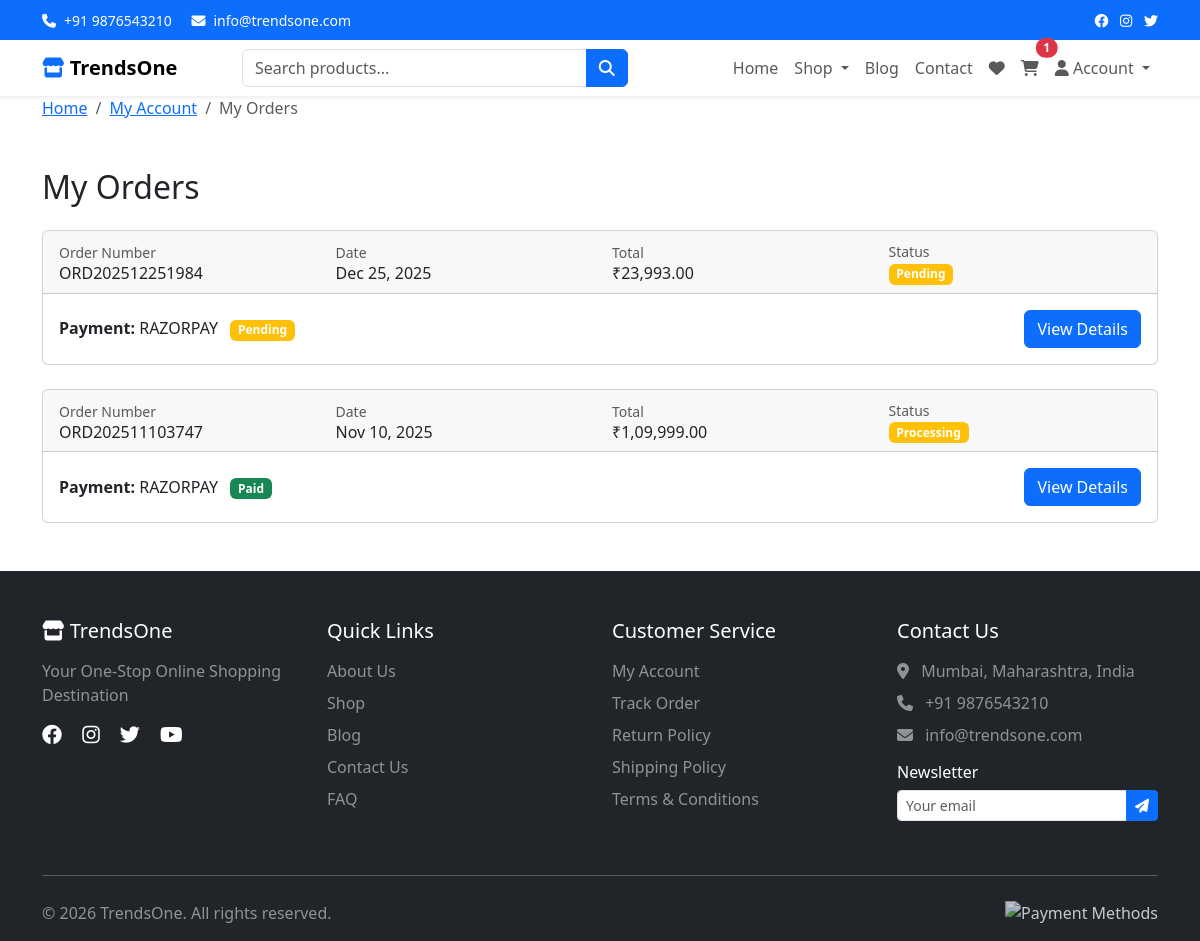
Screenshot of /orders.php (signed in) with the database file from the repository.
### tables this page shows
CREATE TABLE `orders` (
  `id` int(11) NOT NULL,
  `user_id` int(11) DEFAULT NULL,
  `order_number` varchar(50) NOT NULL,
  `order_status` enum('pending','processing','shipped','delivered','cancelled','refunded') DEFAULT 'pending',
  `payment_method` enum('razorpay','cod') NOT NULL,
  `payment_status` enum('pending','paid','failed','refunded') DEFAULT 'pending',
  `razorpay_order_id` varchar(100) DEFAULT NULL,
  `razorpay_payment_id` varchar(100) DEFAULT NULL,
  `razorpay_signature` varchar(255) DEFAULT NULL,
  `subtotal` decimal(10,2) NOT NULL,
  `discount_amount` decimal(10,2) DEFAULT 0.00,
  `coupon_code` varchar(50) DEFAULT NULL,
  `tax_amount` decimal(10,2) DEFAULT 0.00,
  `shipping_charge` decimal(10,2) DEFAULT 0.00,
  `total_amount` decimal(10,2) NOT NULL,
  `customer_name` varchar(100) NOT NULL,
  `customer_email` varchar(100) NOT NULL,
  `customer_phone` varchar(20) NOT NULL,
  `shipping_address` text NOT NULL,
  `shipping_city` varchar(100) NOT NULL,
  `shipping_state` varchar(100) NOT NULL,
  `shipping_pincode` varchar(10) NOT NULL,
  `billing_address` text DEFAULT NULL,
  `billing_city` varchar(100) DEFAULT NULL,
  `billing_state` varchar(100) DEFAULT NULL,
  `billing_pincode` varchar(10) DEFAULT NULL,
  `billing_same_as_shipping` tinyint(1) DEFAULT 1,
  `order_notes` text DEFAULT NULL,
  `admin_notes` text DEFAULT NULL,
  `shipped_date` datetime DEFAULT NULL,
  `delivered_date` datetime DEFAULT NULL,
  `created_at` timestamp NOT NULL DEFAULT current_timestamp(),
  `updated_at` timestamp NOT NULL DEFAULT current_timestamp() ON UPDATE current_timestamp()
);

### config/config.php (called while the page is built, shortened)
<?php
function format_price($amount, $html = true)
{
    $clean_amount = preg_replace('/[^0-9.]/', '', (string) $amount);
    $amount = floatval($clean_amount);
    $decimal = number_format($amount - floor($amount), 2, '.', '');
    $decimal = substr($decimal, 1);
    $integer = floor($amount);
    $integer = (string) $integer;
    $last3 = substr($integer, -3);
    $rest = substr($integer, 0, -3);
    if ($rest != '') {
        $rest = preg_replace("/\B(?=(\d{2})+(?!\d))/", ",", $rest);
        $formatted_number = $rest . ',' . $last3 . $decimal;
    } else {
        $formatted_number = $last3 . $decimal;
    }
    if ($html) {
        return CURRENCY_HTML . $formatted_number;
    }
    return CURRENCY_SYMBOL . $formatted_number;
}
?>

### orders.php (the view, shortened to what this page needs)
<?php
require_once 'config/config.php';
$stmt = $pdo->prepare("SELECT * FROM orders WHERE user_id = ? ORDER BY created_at DESC");
$stmt->execute([$_SESSION['user_id']]);
$orders = $stmt->fetchAll();
include 'includes/header.php';
include 'includes/navbar.php';
?>
<div class="breadcrumb-section">
    <div class="container">
        <nav aria-label="breadcrumb">
            <ol class="breadcrumb">
                <li class="breadcrumb-item"><a href="<?php echo SITE_URL; ?>">Home</a></li>
                <li class="breadcrumb-item"><a href="<?php echo SITE_URL; ?>/my-account.php">My Account</a></li>
                <li class="breadcrumb-item active">My Orders</li>
            </ol>
        </nav>
    </div>
</div>
<div class="container my-5">
    <h2 class="mb-4">My Orders</h2>
    <?php if (!empty($orders)): ?>
    <div class="row g-4">
        <?php foreach ($orders as $order): ?>
        <div class="col-12">
            <div class="card">
                <div class="card-header">
                    <div class="row align-items-center">
                        <div class="col-md-3">
                            <small class="text-muted">Order Number</small>
                            <h6 class="mb-0"><?php echo htmlspecialchars($order['order_number']); ?></h6>
                        </div>
                        <div class="col-md-3">
                            <small class="text-muted">Date</small>
                            <h6 class="mb-0"><?php echo date('M d, Y', strtotime($order['created_at'])); ?></h6>
                        </div>
                        <div class="col-md-3">
                            <small class="text-muted">Total</small>
                            <h6 class="mb-0"><?php echo format_price($order['total_amount']); ?></h6>
                        </div>
                        <div class="col-md-3">
                            <small class="text-muted">Status</small>
                            <h6 class="mb-0">
                                <span class="badge bg-<?php echo $order['order_status'] === 'delivered' ? 'success' : ($order['order_status'] === 'cancelled' ? 'danger' : 'warning'); ?>">
                                    <?php echo ucfirst($order['order_status']); ?>
                                </span>
                            </h6>
                        </div>
                    </div>
                </div>
                <div class="card-body">
                    <div class="d-flex justify-content-between align-items-center">
                        <div>
                            <p class="mb-0">
                                <strong>Payment:</strong> <?php echo strtoupper($order['payment_method']); ?>
                                <span class="badge bg-<?php echo $order['payment_status'] === 'paid' ? 'success' : 'warning'; ?> ms-2">
                                    <?php echo ucfirst($order['payment_status']); ?>
                                </span>
                            </p>
                        </div>
                        <div>
                            <a href="<?php echo SITE_URL; ?>/order-detail.php?order=<?php echo $order['order_number']; ?>" class="btn btn-primary">
                                View Details
                            </a>
                        </div>
                    </div>
                </div>
            </div>
        </div>
        <?php endforeach; ?>
    </div>
    <?php endif; ?>
</div>
<?php include 'includes/footer.php'; ?>

### rows the page displays
orders: order_number "ORD202512251984", created_at "Dec 25, 2025", total_amount "₹23,993.00", order_status "Pending", payment_method "RAZORPAY", payment_status "Pending"
orders: order_number "ORD202511103747", created_at "Nov 10, 2025", total_amount "₹1,09,999.00", order_status "Processing", payment_method "RAZORPAY", payment_status "Paid"

### other values shown
SITE_PHONE "+91 9876543210"
SITE_EMAIL "info@trendsone.com"
SITE_NAME "TrendsOne"
$cart_count "1"
SITE_TAGLINE "Your One-Stop Online Shopping Destination"
SITE_ADDRESS "Mumbai, Maharashtra, India"
